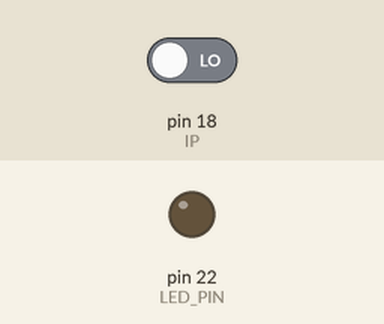
Recording of a sketch running on a simulated Arduino Mega 2560, built with avr-gcc and run on an emulated ATmega2560. Parts: output pins drawn as LEDs (lit = HIGH). The inputs (shaded band) are chosen by the test bench; at power-on: pin 18 (IP) LOW. What the sketch prints to the serial monitor is not drawn.

Above: at 1.8 s.
1.9 s: pin 18 (IP) driven HIGH
At 2.5 s:
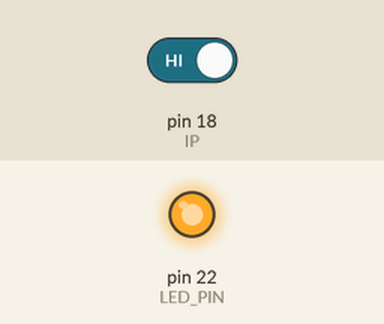
3.5 s: pin 18 (IP) driven LOW
At 4.9 s:
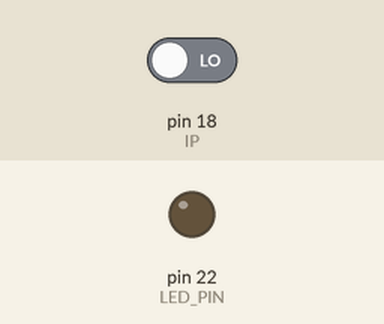
Timing chart, 0 to 6.5 s (numbered marks = the images above; inputs shaded):
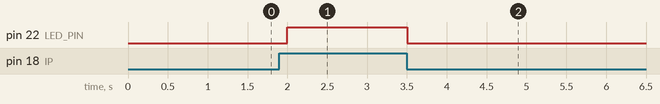

The sketch:

relay.ino
```cpp
#define IP  18

bool val= false;

#define LED_PIN  22
int p=0;


void setup() {

  Serial.begin(9600);

  pinMode (IP, INPUT);

  pinMode (LED_PIN, OUTPUT);

}


void loop() {

  val = digitalRead(IP);

  Serial.println(val);

  if(val==1)

  {
    Serial.print(p++);
   digitalWrite(LED_PIN, HIGH);

  }

  else

  {
    Serial.print("low");
   digitalWrite(LED_PIN, LOW);

  }

  delay(500);


}
```

Measured:
- after the input at 1.9 s, pin 22 (LED_PIN): LOW → HIGH after 0.10 s
- after the input at 3.5 s, pin 22 (LED_PIN): HIGH → LOW at once
